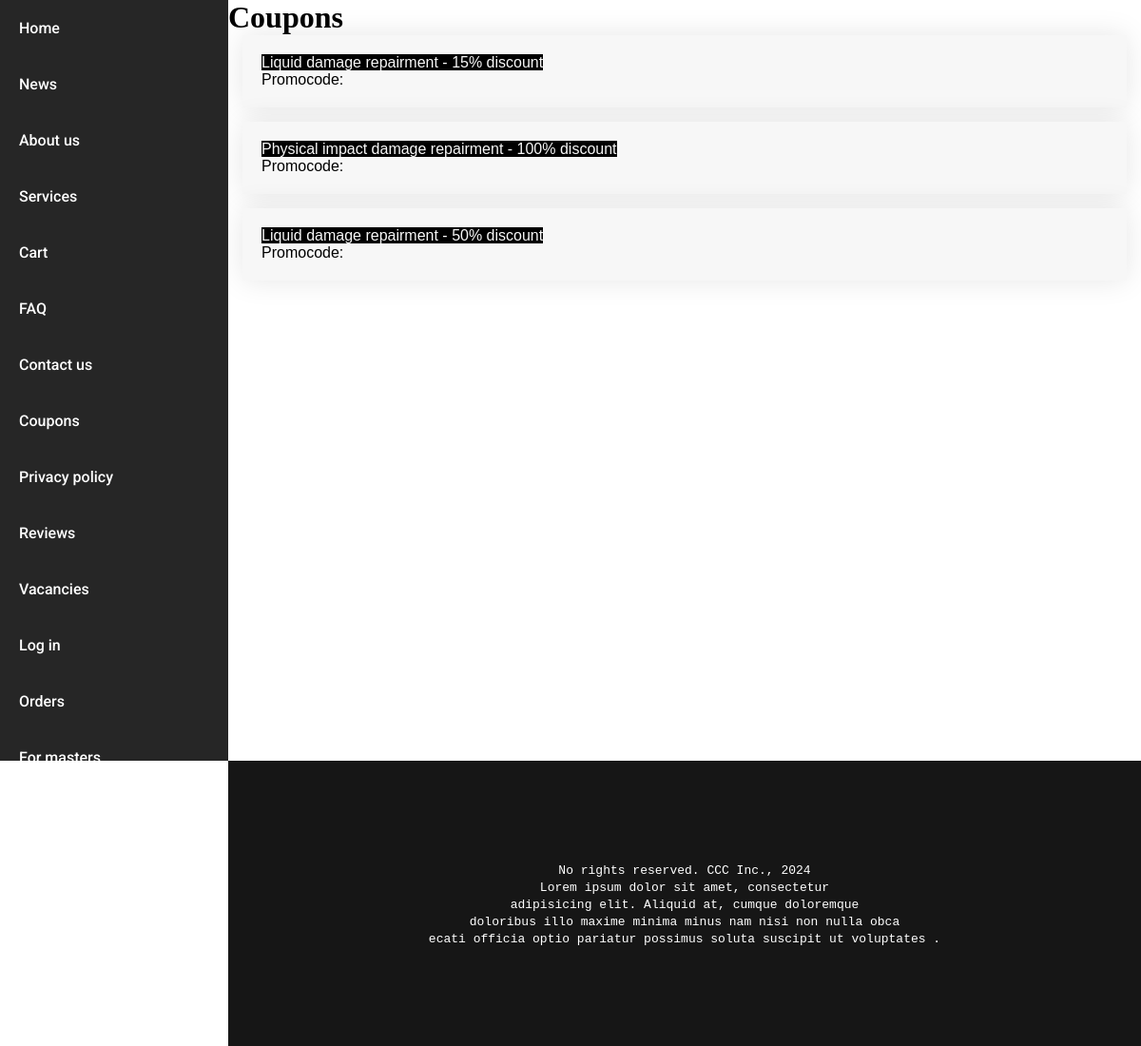
The app's page /coupons/, older data.
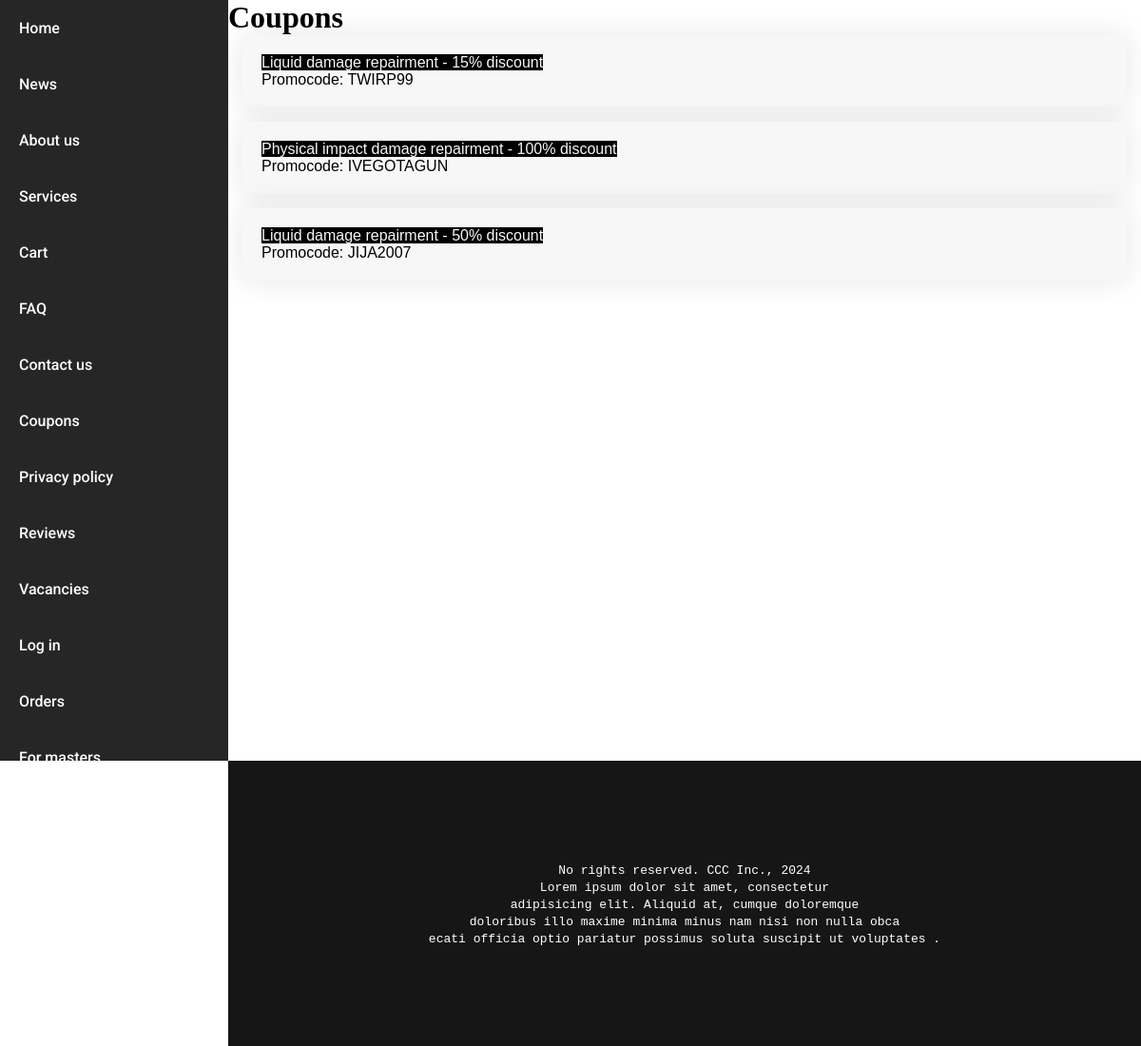
The same page, newer data.
### mainapp/models.py (models this page shows, shortened)
class Coupon(models.Model):
    discount = models.IntegerField("Discount in percent", default=15)
    is_active = models.BooleanField("Can be used?", default=True)
    service = models.ForeignKey(Service, on_delete=models.CASCADE)
    promocode = models.CharField("Promocode", max_length=100, default="")

### service_app/models.py (models this page shows, shortened)
class Service(models.Model):
    service_type_id = models.ForeignKey(ServiceType, on_delete=models.CASCADE)
    name = models.CharField("Service name", max_length=100)
    description = models.CharField("Service description", max_length=200)
    base_price_in_usd = models.FloatField("Base service price in USD without parts")
    device_types = models.ManyToManyField(DeviceType)

### mainapp/views.py (the view)
# urls.py: path('coupons/', views.coupons, name='coupons'),
def coupons(request):
    coupon_list = Coupon.objects.filter(is_active=True)
    return render(request, 'mainapp/coupons.html', {'coupons': coupon_list})

### mainapp/templates/mainapp/coupons.html (shortened to what this page needs)
{% extends 'mainapp/layout.html' %}
{% block main_block %}
    <h1>Coupons</h1>
    {% for coupon in coupons %}
        {% include 'mainapp/coupon_block.html' with coupon=coupon %}
    {% endfor %}
{% endblock %}

### mainapp/templates/mainapp/coupon_block.html
<div class="card">
    <span style="background: black; color: #f7f7f7">{{ coupon.service.name }} - {{ coupon.discount }}% discount</span>
    <span style="display: block;">Promocode: {{ coupon.promocode }}</span>
</div>

Row changes from the older to the newer data that the page shows:
changed Coupon: promocode (not shown) → "TWIRP99"
changed Coupon "Physical impact damage repairment": promocode (not shown) → "IVEGOTAGUN"
changed Coupon: promocode (not shown) → "JIJA2007"
